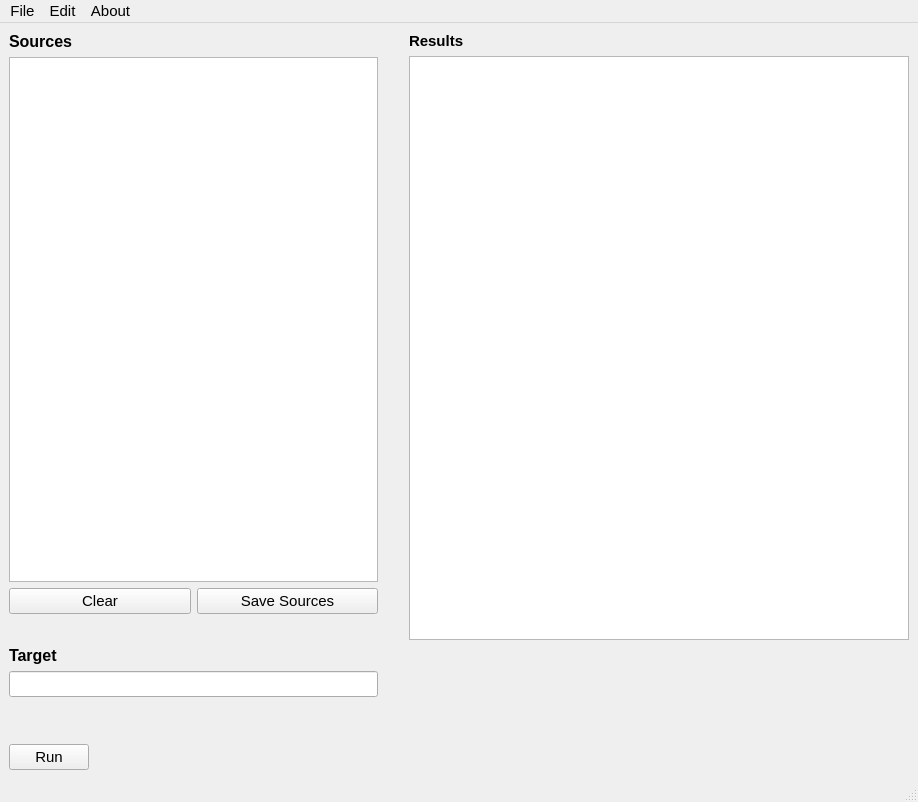
<?xml version="1.0" encoding="UTF-8"?>
<ui version="4.0">
 <class>MainWindow</class>
 <widget class="QMainWindow" name="MainWindow">
  <property name="windowModality">
   <enum>Qt::NonModal</enum>
  </property>
  <property name="geometry">
   <rect>
    <x>0</x>
    <y>0</y>
    <width>918</width>
    <height>802</height>
   </rect>
  </property>
  <property name="sizePolicy">
   <sizepolicy hsizetype="Fixed" vsizetype="Fixed">
    <horstretch>0</horstretch>
    <verstretch>0</verstretch>
   </sizepolicy>
  </property>
  <property name="font">
   <font>
    <pointsize>11</pointsize>
    <bold>false</bold>
   </font>
  </property>
  <property name="windowTitle">
   <string>The Harvester GUI</string>
  </property>
  <property name="autoFillBackground">
   <bool>false</bool>
  </property>
  <widget class="QWidget" name="centralwidget">
   <layout class="QGridLayout" name="gridLayout_2">
    <item row="2" column="0">
     <layout class="QVBoxLayout" name="verticalLayout_3">
      <item>
       <widget class="QLabel" name="label_2">
        <property name="font">
         <font>
          <pointsize>12</pointsize>
          <bold>true</bold>
         </font>
        </property>
        <property name="text">
         <string>Target</string>
        </property>
       </widget>
      </item>
      <item>
       <widget class="QLineEdit" name="lineEdit"/>
      </item>
      <item>
       <widget class="CollapsibleGroupBox" name="advancedOptionsGroup" native="true">
        <property name="sizePolicy">
         <sizepolicy hsizetype="Preferred" vsizetype="Preferred">
          <horstretch>0</horstretch>
          <verstretch>10</verstretch>
         </sizepolicy>
        </property>
        <property name="minimumSize">
         <size>
          <width>0</width>
          <height>35</height>
         </size>
        </property>
       </widget>
      </item>
      <item>
       <layout class="QHBoxLayout" name="horizontalLayout_2">
        <item>
         <widget class="QPushButton" name="runButton">
          <property name="text">
           <string>Run</string>
          </property>
          <property name="checkable">
           <bool>false</bool>
          </property>
         </widget>
        </item>
        <item>
         <spacer name="horizontalSpacer">
          <property name="orientation">
           <enum>Qt::Horizontal</enum>
          </property>
          <property name="sizeHint" stdset="0">
           <size>
            <width>40</width>
            <height>20</height>
           </size>
          </property>
         </spacer>
        </item>
       </layout>
      </item>
     </layout>
    </item>
    <item row="0" column="0">
     <layout class="QVBoxLayout" name="verticalLayout">
      <item>
       <layout class="QVBoxLayout" name="verticalLayout_2">
        <item>
         <widget class="QLabel" name="label_3">
          <property name="font">
           <font>
            <pointsize>12</pointsize>
            <bold>true</bold>
           </font>
          </property>
          <property name="text">
           <string>Sources</string>
          </property>
         </widget>
        </item>
        <item>
         <widget class="QListWidget" name="listWidgetSources">
          <property name="minimumSize">
           <size>
            <width>0</width>
            <height>0</height>
           </size>
          </property>
          <property name="selectionMode">
           <enum>QAbstractItemView::NoSelection</enum>
          </property>
          <item>
           <property name="text">
            <string/>
           </property>
          </item>
         </widget>
        </item>
        <item>
         <layout class="QHBoxLayout" name="horizontalLayout">
          <item>
           <widget class="QPushButton" name="clearButton">
            <property name="text">
             <string>Clear</string>
            </property>
           </widget>
          </item>
          <item>
           <widget class="QPushButton" name="saveSourcesButton">
            <property name="text">
             <string>Save Sources</string>
            </property>
           </widget>
          </item>
         </layout>
        </item>
       </layout>
      </item>
     </layout>
    </item>
    <item row="0" column="1">
     <spacer name="horizontalSpacer_2">
      <property name="orientation">
       <enum>Qt::Horizontal</enum>
      </property>
      <property name="sizeType">
       <enum>QSizePolicy::Fixed</enum>
      </property>
      <property name="sizeHint" stdset="0">
       <size>
        <width>25</width>
        <height>0</height>
       </size>
      </property>
     </spacer>
    </item>
    <item row="1" column="0">
     <spacer name="verticalSpacer">
      <property name="orientation">
       <enum>Qt::Vertical</enum>
      </property>
      <property name="sizeType">
       <enum>QSizePolicy::Fixed</enum>
      </property>
      <property name="sizeHint" stdset="0">
       <size>
        <width>20</width>
        <height>20</height>
       </size>
      </property>
     </spacer>
    </item>
    <item row="0" column="2" rowspan="2">
     <layout class="QGridLayout" name="gridLayout">
      <item row="0" column="0">
       <widget class="QLabel" name="label">
        <property name="font">
         <font>
          <pointsize>11</pointsize>
          <bold>true</bold>
          <underline>false</underline>
         </font>
        </property>
        <property name="text">
         <string>Results</string>
        </property>
       </widget>
      </item>
      <item row="1" column="0">
       <widget class="QTextBrowser" name="textBrowserResults">
        <property name="minimumSize">
         <size>
          <width>500</width>
          <height>0</height>
         </size>
        </property>
        <property name="frameShadow">
         <enum>QFrame::Sunken</enum>
        </property>
       </widget>
      </item>
     </layout>
    </item>
   </layout>
  </widget>
  <widget class="QMenuBar" name="menubar">
   <property name="geometry">
    <rect>
     <x>0</x>
     <y>0</y>
     <width>918</width>
     <height>29</height>
    </rect>
   </property>
   <widget class="QMenu" name="menuFile">
    <property name="title">
     <string>File</string>
    </property>
    <addaction name="actionNew_Job"/>
    <addaction name="actionSave_As"/>
    <addaction name="actionPrint"/>
   </widget>
   <widget class="QMenu" name="menuEdit">
    <property name="title">
     <string>Edit</string>
    </property>
    <addaction name="actionCopy"/>
    <addaction name="separator"/>
    <addaction name="actionFont"/>
    <addaction name="actionText_Color"/>
    <addaction name="actionText_Background_Color"/>
    <addaction name="actionWindow_Background_Color"/>
    <addaction name="separator"/>
    <addaction name="actionEdit_API_Keys"/>
    <addaction name="actionEdit_Proxy_List"/>
   </widget>
   <widget class="QMenu" name="menuAbout">
    <property name="title">
     <string>About</string>
    </property>
    <addaction name="actionAbout"/>
   </widget>
   <addaction name="menuFile"/>
   <addaction name="menuEdit"/>
   <addaction name="menuAbout"/>
  </widget>
  <widget class="QStatusBar" name="statusbar"/>
  <action name="actionNew_Job">
   <property name="icon">
    <iconset>
     <normaloff>:/images/images/new-job.png</normaloff>:/images/images/new-job.png</iconset>
   </property>
   <property name="text">
    <string>New Job</string>
   </property>
  </action>
  <action name="actionSave_As">
   <property name="icon">
    <iconset>
     <normaloff>:/images/images/save-as.png</normaloff>:/images/images/save-as.png</iconset>
   </property>
   <property name="text">
    <string>Save As</string>
   </property>
  </action>
  <action name="actionPrint">
   <property name="icon">
    <iconset>
     <normaloff>:/images/images/print.png</normaloff>:/images/images/print.png</iconset>
   </property>
   <property name="text">
    <string>Print</string>
   </property>
  </action>
  <action name="actionCopy">
   <property name="icon">
    <iconset>
     <normaloff>:/images/images/copy.png</normaloff>:/images/images/copy.png</iconset>
   </property>
   <property name="text">
    <string>Copy</string>
   </property>
  </action>
  <action name="actionFont">
   <property name="icon">
    <iconset>
     <normaloff>:/images/images/font.png</normaloff>:/images/images/font.png</iconset>
   </property>
   <property name="text">
    <string>Font</string>
   </property>
  </action>
  <action name="actionText_Color">
   <property name="text">
    <string>Text Color</string>
   </property>
  </action>
  <action name="actionText_Background_Color">
   <property name="text">
    <string>Text Background Color</string>
   </property>
  </action>
  <action name="actionWindow_Background_Color">
   <property name="text">
    <string>Window Background Color</string>
   </property>
  </action>
  <action name="actionEdit_API_Keys">
   <property name="text">
    <string>Edit API Keys</string>
   </property>
  </action>
  <action name="actionEdit_Proxy_List">
   <property name="text">
    <string>Edit Proxy List</string>
   </property>
  </action>
  <action name="actionAbout">
   <property name="icon">
    <iconset>
     <normaloff>:/images/images/info.png</normaloff>:/images/images/info.png</iconset>
   </property>
   <property name="text">
    <string>The Harvester GUI</string>
   </property>
  </action>
 </widget>
 <customwidgets>
  <customwidget>
   <class>CollapsibleGroupBox</class>
   <extends>QWidget</extends>
   <header>collapsiblegroupbox.h</header>
   <container>1</container>
  </customwidget>
 </customwidgets>
 <resources/>
 <connections/>
</ui>
